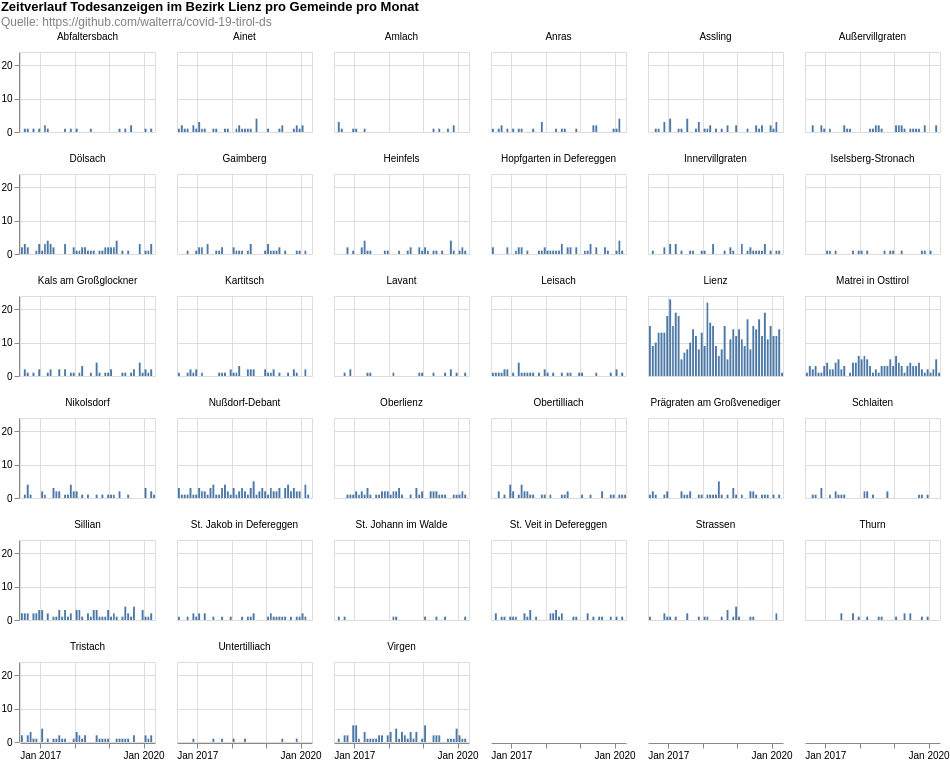

The Vega-Lite source for this figure:
### Vega-Lite specification from a JSON file in a GitHub repository (floating-point values rounded to 4 significant figures; data arrays with more than 128 entries replaced by an {"elided": "..."} marker saying what was removed)
{"$schema": "https://vega.github.io/schema/vega-lite/v4.8.1.json", "columns": 6, "config": {"view": {"continuousHeight": 300, "continuousWidth": 400}}, "data": {"name": "data-49b57997c704f2cb077c86f8f0fd98e2"}, "datasets": {"data-49b57997c704f2cb077c86f8f0fd98e2": {"elided": "1711 records"}}, "facet": {"field": "municipaly", "title": null, "type": "nominal"}, "padding": 0, "spec": {"layer": [{"encoding": {"tooltip": [{"field": "date", "timeUnit": "yearmonth", "type": "temporal"}, {"aggregate": "sum", "field": "count", "type": "quantitative"}], "x": {"field": "date", "timeUnit": "yearmonth", "title": null, "type": "temporal"}, "y": {"aggregate": "sum", "field": "count", "title": null, "type": "quantitative"}}, "height": 80, "mark": "bar", "width": 135}]}, "title": {"color": "black", "subtitle": ["Quelle: https://github.com/walterra/covid-19-tirol-ds"], "subtitleColor": "gray", "text": ["Zeitverlauf Todesanzeigen im Bezirk Lienz pro Gemeinde pro Monat"]}}
